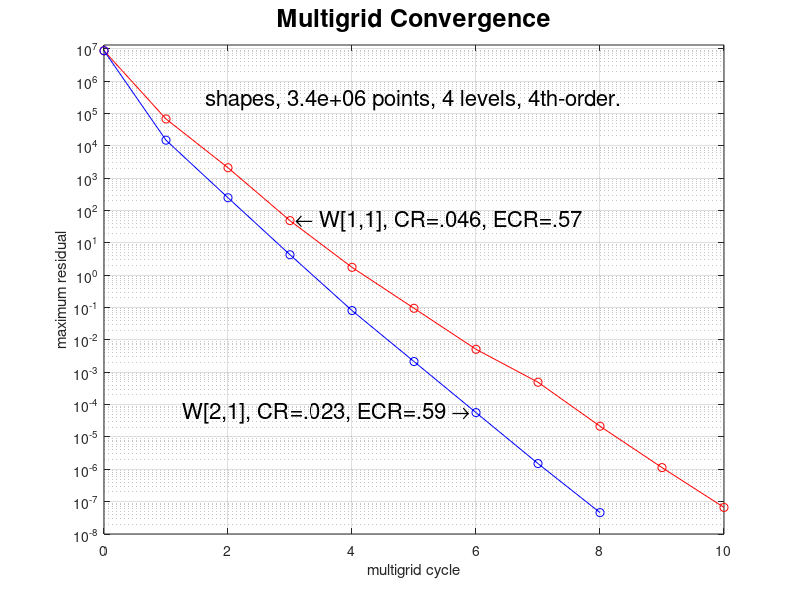

The MATLAB source for this figure:
% legend('Grid: shapes5.order4. 04/01/14','BC: DDDD+PPDI+PPDI+PPDI....','Fourth-order accurate.','3.4e+06 points. 4 levels.','CR=0.046, ECR=0.57, W[1,1]');
t=[0 1 2 3 4 5 6 7 8 9 10 ];
defect=[8.648e+06 6.722e+04 2.086e+03 4.840e+01 1.744e+00 9.464e-02 5.115e-03 4.904e-04 2.145e-05 1.128e-06 6.632e-08 ];
%
% legend('Grid: shapes5.order4. 04/01/14','BC: DDDD+PPDI+PPDI+PPDI....','Fourth-order accurate.','3.4e+06 points. 4 levels.','CR=0.023, ECR=0.58, W[2,1]');
t2=[0 1 2 3 4 5 6 7 8 ];
defect2=[8.648e+06 1.484e+04 2.469e+02 4.273e+00 8.062e-02 2.138e-03 5.655e-05 1.501e-06 4.586e-08 ];
clf
set(gca,'FontSize',16);
plot(t,defect,'r-o',t2,defect2,'b-o');
title('Multigrid Convergence','FontSize',18);
ylabel('maximum residual');
xlabel('multigrid cycle');
set(gca,'YScale','log');
grid on
yMax=max(defect(1),defect2(1))*1.5;
yMin=1.e-8;
set(gca,'YLim',[yMin yMax]);

yPos=yMax/50.;
text((t(1)+t(11))/2.,yPos,'shapes, 3.4e+06 points, 4 levels, 4th-order.','Fontsize',16,'HorizontalAlignment','center');

% pause
% print -deps2 residual.eps


% print -depsc2 residual.shapes.order4.eps

text(t(4),defect(4),' \leftarrow W[1,1], CR=.046, ECR=.57','HorizontalAlignment','left','FontSize',16);
text(t2(7),defect2(7),'W[2,1], CR=.023, ECR=.59 \rightarrow ','HorizontalAlignment','right','FontSize',16);
